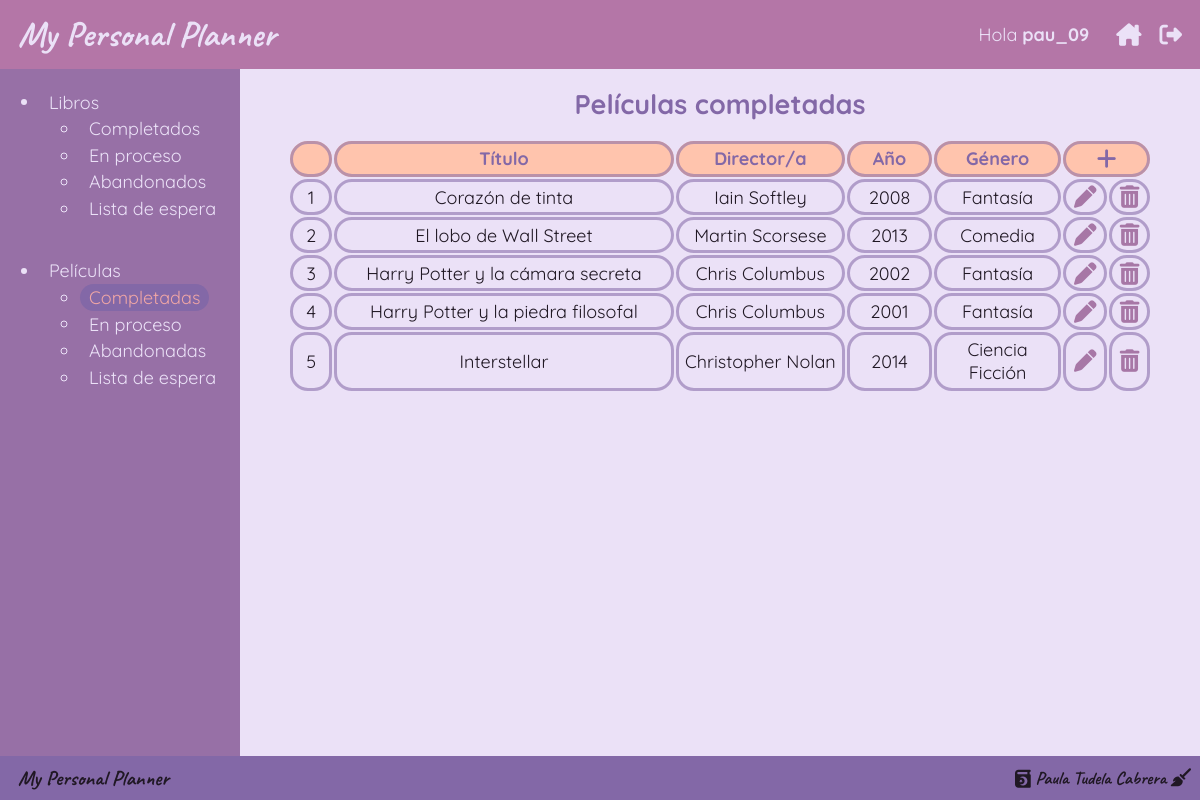
The page /peliculas/completas/ (signed in) on the database its author committed.
### users/models.py (models this page shows)
class User(AbstractUser):
    username = models.CharField(max_length=15, unique=True, validators=[AbstractUser.username_validator],)
    email = models.EmailField('email address', blank=True, unique=True)
    books = models.ManyToManyField(Book, through='BookList')
    movies = models.ManyToManyField(Movie, through='MovieList')
    class Meta:
        db_table='auth_user'

### movies/models.py (models this page shows, shortened)
class Movie(models.Model):
    GENRES = [
        ("Acción", "Acción"),
        ("Aventuras", "Aventuras"),
        ("Ciencia Ficción", "Ciencia Ficción"),
        ("Comedia", "Comedia"),
        ("Fantasía", "Fantasía"),
        ("Documental", "Documental"),
        ("Drama", "Drama"),
        ("Musical", "Musical"),
        ("Suspense", "Suspense"),
        ("Terror", "Terror"),
        ("Animación", "Animación"),
        ("Romance", "Romance"),
    ]
    title = models.CharField(max_length=80, unique=True)
    director = models.CharField(max_length=50, default="Anónimo")
    year = models.PositiveSmallIntegerField()
    genre = models.CharField(max_length=20, choices=GENRES)

### movies/views.py (the view, shortened to what this page needs)
# urls.py: path("<str:state>/", movieListDetailView, name="movieList"),
@login_required(login_url="login")
def movieListDetailView(request, state):
    STATES = {
        "completas": ["Completada", "completadas"],
        "en-proceso": ["En proceso", "en proceso"],
        "abandonadas": ["Abandonada", "abandonadas"],
        "en-espera": ["En espera", "en lista de espera"],
    }
    current_state = STATES[state][0]
    title = f"Películas {STATES[state][1]}"
    toast_title = ""
    user_movielist = list()
    user = request.user
    if not user_movielist:
        user_movielist = MovieList.objects.filter(
            user_id=user.id, state=current_state
        )
    movies = [Movie.objects.get(id=movie.movie_id) for movie in user_movielist]
    movies_not_in_user = MovieList.objects.filter(user_id=user.id).values_list(
        "movie_id", flat=True
    )
    queryset_movies_to_add = Movie.objects.exclude(id__in=movies_not_in_user)
    movies_to_add = dict()
    for movie in queryset_movies_to_add:
        movies_to_add[movie.id] = movie.title
    context = {
        "state": current_state,
        "title": title,
        "movies": movies,
        "movies_to_add": movies_to_add,
        "toast_title": toast_title,
    }
    return render(request, "detail_list.html", context)

### templates/lists/detail_list.html (shortened to what this page needs)
{% extends 'base.html' %}
{% load static %}
{% block style %}
	<link rel="stylesheet" type="text/css" href={% static 'styles/lists/list.css' %}>
{% endblock %}
{% block content %}
	<h2>{{title}}</h2>
	<table>
		<thead>
			<tr>
				<th id='id'></th>
				<th id='title'>Título</th>
				{% if books %}
					<th id='author'>Autor/a</th>
					{% else %}
					<th id='director'>Director/a</th>
					{% endif %}
				<th id='year'>Año</th>
				<th id='genre'>Género</th>
				<th colspan=2><i class="fa-solid fa-plus fa-lg"></i></th>
			</tr>
		</thead>
		<tbody>
		{% if books %}
			{% for book in books %}
				<tr>
					<td>{{forloop.counter}}</td>
					<td>{{book.title}}</td>
					<td>{{book.author}}</td>
					<td>{{book.year}}</td>
					<td>{{book.genre}}</td>
					<td id="{{book.id}}">
						<i class="fa-solid fa-pen fa-lg"></i>
					</td>
					<td id="{{book.id}}" data-title="{{book.title}}">
						<i class="fa-solid fa-trash-can fa-lg"></i>
					</td>
				</tr>
			{% endfor %}
		{% elif movies %}
			{% for movie in movies %}
				<tr>
					<td>{{forloop.counter}}</td>
					<td>{{movie.title}}</td>
					<td>{{movie.director}}</td>
					<td>{{movie.year}}</td>
					<td>{{movie.genre}}</td>
					<td id="{{movie.id}}">
						<i class="fa-solid fa-pen fa-lg"></i>
					</td>
					<td id="{{movie.id}}" data-title="{{movie.title}}">
						<i class="fa-solid fa-trash-can fa-lg"></i>
					</td>
				</tr>
			{% endfor %}
		{% else %}
			<tr>
				<td colspan=6><i>Todavía no has agregado entradas a esta lista</i></td>
			</tr>
		{% endif %}
		</tbody>
	</table>
{% endblock %}

### templates/base.html (shortened to what this page needs)
<!DOCTYPE html>
<html lang="es">
<head>
	{% load static %}
    <link rel="stylesheet" type="text/css" href="{% static 'styles/base/base.css' %}">
	<link rel="stylesheet" type="text/css" href="{% static 'sweetalert/dist/sweetalert2.css' %}">
	{% block style%}
	{% endblock %}
</head>
<body>
	<header>
		<h1 class="title">My Personal Planner</h1>
		<div>
			<p id="user_welcome">Hola <b>{{request.user}}</b></p>
				<a href="{% url 'main' %}"><i class="fa-solid fa-house-chimney fa-lg"></i></a>
				<a href="{% url 'logout' %}"><i class="fa-solid fa-right-from-bracket fa-lg"></i></a>
		</div>
	</header>
	<nav>
		<ul>
			<li><a href="{% url 'books' %}">Libros</a>
				<ul>
					<li><a href="{% url 'bookList' 'completos' %}">Completados</a></li>
					<li><a href="{% url 'bookList' 'en-proceso' %}">En proceso</a></li>
					<li><a href="{% url 'bookList' 'abandonados' %}">Abandonados</a></li>
					<li><a href="{% url 'bookList' 'en-espera' %}">Lista de espera</a></li>
				</ul>
			</li>
			<li><a href="{% url 'movies' %}">Películas</a>
				<ul>
					<li><a href="{% url 'movieList' 'completas' %}">Completadas</a></li>
					<li><a href="{% url 'movieList' 'en-proceso' %}">En proceso</a></li>
					<li><a href="{% url 'movieList' 'abandonadas' %}">Abandonadas</a></li>
					<li><a href="{% url 'movieList' 'en-espera' %}">Lista de espera</a></li>
				</ul>
			</li>
		</ul>
	</nav>
	<main id='toast_target'>
		{% block content%}
		{% endblock %}
	</main>
	<footer>
		<h3 class="title">My Personal Planner</h3>
		<div>
			<i class="fa-solid fa-book-quran fa-rotate-180"></i>
			<span>Paula Tudela Cabrera</span>
			<a href="https://shorturl.at/frzB7" target="_blank">
				<i class="fa-solid fa-broom"></i>
			</a>
		</div>
	</footer>
	</body>
</html>

### static/styles/base/base.css (style rules this page uses)
:root { font-size: 18px; font-family: quicksand; }
*, *::before, *::after { margin: 0px; padding: 0px; }
body { height: 100vh; color: #EBE1F7; background: #EBE1F7; display: grid; grid-template: "header header" "nav main" "footer footer"; grid-template-rows: 1fr 10fr auto; }
header { background: #B476A7; grid-area: header; display: grid; grid-template-columns: auto 1fr; align-items: center; z-index: 4; }
header > .title { grid-column: 1; }
header > div { grid-column: 2; justify-self: right; padding: 0 1rem; display: flex; gap: 1rem; }
header > div #user_welcome { padding-right: 0.5rem; }
a { color: #EBE1F7; text-decoration: none; }
nav { background: #9770A6; z-index: 3; }
nav > ul > li:nth-child(1) { padding-bottom: 2rem; }
nav ul { -webkit-padding-start: revert; padding-inline-start: revert; }
nav ul li { padding: 0.2rem 0 0 0; }
nav ul li a { margin: 0.5rem 0 0.5rem 0; padding: 0.1rem 0.5rem 0.1rem 0.5rem; }
main { grid-area: main; color: #201824; display: grid; align-items: start; justify-items: center; }
footer { grid-area: footer; background: #8368A7; color: #201824; padding: 0.5rem 0.5rem 0.5rem 0; z-index: 3; display: flex; justify-content: space-between; gap: 1rem; align-items: center; }
footer > div { font-family: caveat; }
footer a { color: #201824; text-decoration: none; }
.title { padding-left: 1rem; font-family: caveat; }
.act { border-radius: 1rem; background: #8368A7; color: #F0A6A5; }
@media screen and (min-width: 1081px) { body { grid-template-columns: 1fr 4fr; } }
@media screen and (min-width: 1081px) { nav { padding-top: 1rem; } }

### static/styles/lists/list.css (style rules this page uses)
main { position: relative; overflow-y: scroll; grid-template-rows: auto 1fr; }
table { border-radius: 1rem; width: 90%; margin: 1rem 0 1rem 0; overflow-y: auto; }
thead { position: -webkit-sticky; position: sticky; top: 1rem; }
thead > tr { background: #FFC4AD; color: #8368A7; }
thead > tr th:nth-child(1) { width: 5%; }
thead > tr th:nth-child(2) { width: 40%; }
thead > tr th:nth-child(3) { width: 20%; }
thead > tr th:nth-child(4) { width: 10%; }
thead > tr th:nth-child(5) { width: 15%; }
thead > tr th:nth-child(6) { width: 10%; }
thead, tr, th, td { padding: 0.2rem; text-align: center; }
tr, th, td { border: solid rgba(131, 104, 167, 0.5568627451) 0.2rem; border-spacing: 0; border-radius: 1rem; }
.fa-pen, .fa-trash-can { color: #A777A6; }
h2 { padding-top: 1rem; color: #8368A7; }

### rows shown on the page
Movie: title "Corazón de tinta", director "Iain Softley", year "2008", genre "Fantasía"
Movie: title "El lobo de Wall Street", director "Martin Scorsese", year "2013", genre "Comedia"
Movie: title "Harry Potter y la cámara secreta", director "Chris Columbus", year "2002", genre "Fantasía"
Movie: title "Harry Potter y la piedra filosofal", director "Chris Columbus", year "2001", genre "Fantasía"
Movie: title "Interstellar", director "Christopher Nolan", year "2014", genre "Ciencia Ficción"

### other values the page prints
{{ request.user }} "pau_09"
{{ title }} "Películas completadas"
